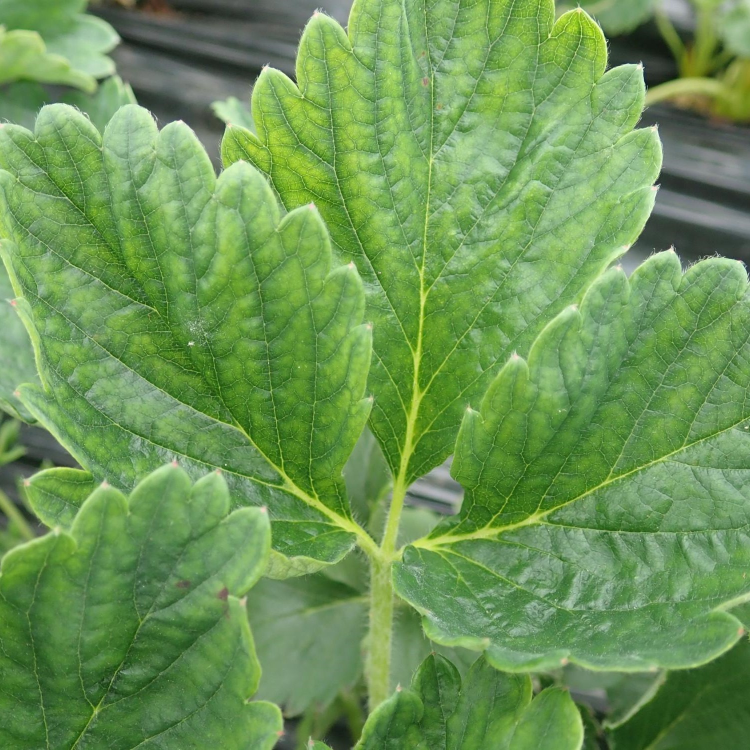
#> input picture test.JPG, 1500 x 1500 px (shown at 1/2 size)
$ python generate_ws1_z_sweep.py
#> lines starting #> are read from the running program, lines starting #| are printed output that depends on the picture
### scripts/generate_assets/_common.py
"""Shared helpers for the documentation asset generators.

Every generator in this directory is deterministic: fixed ``z``, fixed
aperture, fixed seeds, no wall-clock or random state. Re-running them
reproduces byte-identical figures.

Paths are always resolved relative to the repository root, so the scripts work
from any working directory and contain no absolute paths.
"""

from pathlib import Path

import matplotlib

matplotlib.use("Agg")  # headless: never opens a window

import matplotlib.pyplot as plt  # noqa: E402
import numpy as np  # noqa: E402
from PIL import Image  # noqa: E402

REPO_ROOT = Path(__file__).resolve().parents[2]
ASSETS = REPO_ROOT / "docs" / "assets"
SAMPLE = REPO_ROOT / "test.JPG"

#: Figures are rendered at this resolution unless a script overrides it.
#: ~96 dpi keeps every figure around 1000-1200 px wide, which is more than
#: GitHub renders, while keeping the files small.
DPI = 96

#: Parameters shared across figures so the docs tell a consistent story.
SIZE = 512
Z_DEMO = 41.0
APERTURE_DEMO = 0.01

_STYLE = {
    "figure.facecolor": "white",
    "savefig.facecolor": "white",
    "axes.titlesize": 10,
    "axes.labelsize": 9,
    "font.size": 9,
    "figure.dpi": DPI,
    "savefig.dpi": DPI,
    "savefig.bbox": "tight",
    "savefig.pad_inches": 0.15,
}


def use_style():
    plt.rcParams.update(_STYLE)


def sample_image(size=SIZE):
    """Load the bundled sample as an RGB PIL image.

    Falls back to a deterministic synthetic texture if the sample is missing,
    so the generators never hard-fail on a fresh checkout.
    """
#> called with size = 512
    if SAMPLE.exists():
        return Image.open(SAMPLE).convert("RGB").resize((size, size))
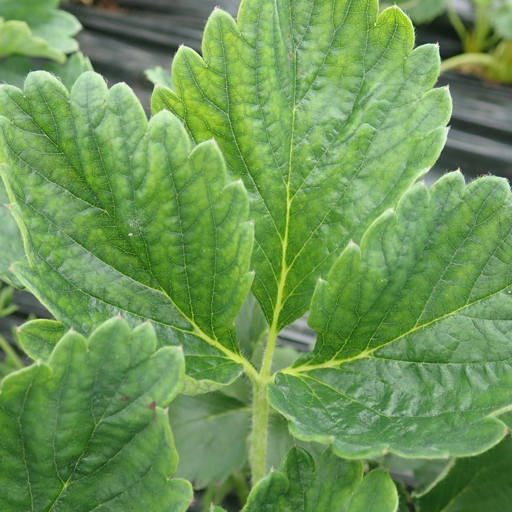
#> returned value: PIL image 512x512 RGB; mean R, G, B 107.9, 149.7, 85.1
    rng = np.random.default_rng(0)
    xs, ys = np.meshgrid(np.arange(size), np.arange(size), indexing="xy")
    base = (
        128
        + 60 * np.sin(xs / 23.0)
        + 40 * np.cos(ys / 17.0)
        + rng.normal(0, 12, (size, size))
    )
    stack = np.dstack([base, base * 0.85 + 20, base * 0.7 + 35])
    return Image.fromarray(np.clip(stack, 0, 255).astype(np.uint8), "RGB")


# [6 lines left out: function log_spectrum, not called in this run]


def show(ax, data, title=None, cmap=None, vmin=None, vmax=None):
    """Draw an image panel with no ticks."""
    handle = ax.imshow(data, cmap=cmap, vmin=vmin, vmax=vmax, interpolation="nearest")
    ax.set_xticks([])
    ax.set_yticks([])
    if title:
        ax.set_title(title)
    return handle


def save(fig, name):
    """Save into docs/assets, re-compress, and report the resulting size."""
    ASSETS.mkdir(parents=True, exist_ok=True)
    path = ASSETS / name
    fig.savefig(path)
    plt.close(fig)

    # matplotlib's PNG writer leaves a lot on the table; a re-save with
    # optimize=True typically removes 15-25% with no quality change.
    with Image.open(path) as rendered:
        rendered.load()
        rendered.save(path, format="PNG", optimize=True)

    size_kb = path.stat().st_size / 1024
    rel = path.relative_to(REPO_ROOT)
    with Image.open(path) as check:
        width, height = check.size
    print(f"  wrote {rel}  ({size_kb:.0f} KB, {width}x{height})")
    return path

### src/waveshift/augmentation.py
"""Public Waveshift API: :class:`WaveShift` and :func:`waveshift`.

Compatibility modes
-------------------
``modern`` (default)
    Centered coordinate grid, safe clipping to ``[0, 255]`` before the uint8
    cast, works on grayscale, RGB, rectangular and square images.

``legacy``
    Reproduces the published GitHub snapshot: off-centre coordinate grid, the
    checkerboard FFT convention, and uint8 **wraparound** instead of clipping.
    Exact reproduction is guaranteed for square RGB uint8 input, which is what
    the papers used.

Randomness
----------
The modern API never touches global RNG state. ``seed`` creates a private
``numpy.random.Generator``, so results are unaffected by ``random.seed``,
``np.random.seed`` or ``torch.manual_seed``. Pass ``seed`` for reproducibility;
pass fixed ``z`` (and ``aperture``) for a fully deterministic transform.

Under a PyTorch ``DataLoader`` with multiple workers, give each worker its own
``WaveShift(seed=...)`` (or leave ``seed=None`` for independent entropy per
worker) rather than relying on ``torch.manual_seed``.
"""

import numpy as np

from .fft import centered_fft2, centered_ifft2, check_compatibility
from .propagators import (
    WAVELENGTH_GRAY,
    WAVELENGTHS_RGB,
    ws1_propagator,
    ws2_propagator,
)

__all__ = ["WaveShift", "waveshift"]

VERSIONS = ("ws1", "ws2")

#: Default aperture coefficient for WS2, matching the published default.
DEFAULT_APERTURE = 0.01

try:  # Pillow is a hard dependency, but keep the import defensive and local.
    from PIL import Image

    _PIL_AVAILABLE = True
except ImportError:  # pragma: no cover
    Image = None
    _PIL_AVAILABLE = False


# ---------------------------------------------------------------------------
# Image plumbing
# ---------------------------------------------------------------------------

def _is_pil(image):
    return _PIL_AVAILABLE and isinstance(image, Image.Image)


def _decompose(image):
    """Normalize any supported input to ``(planes, rebuild)``.

    ``planes`` is a list of 2-D float arrays to propagate. ``rebuild`` takes a
    list of processed 2-D float arrays and returns an object matching the
    original input's type, shape and dtype.

    Supported: PIL images (L, RGB, RGBA and anything convertible) and NumPy
    arrays that are 2-D, ``(H, W, 1)``, ``(H, W, 3)`` or ``(H, W, 4)``.
    An RGBA alpha channel is carried through unchanged.
    """
    if _is_pil(image):
        return _decompose_pil(image)
    if isinstance(image, np.ndarray):
        return _decompose_array(image)
    raise TypeError(
        "image must be a PIL.Image or a NumPy array, got "
        f"{type(image).__name__}"
    )


def _decompose_pil(image):
    mode = image.mode
    if mode not in ("L", "RGB", "RGBA"):
        # Palette, CMYK, 16-bit and friends: convert to the nearest supported
        # mode rather than failing, and say so in the returned mode.
        mode = "RGBA" if "A" in image.getbands() else "RGB"
        image = image.convert(mode)

    array = np.asarray(image)
    if mode == "L":
        planes = [array.astype(float)]
        alpha = None
    else:
        planes = [array[..., i].astype(float) for i in range(3)]
        alpha = array[..., 3] if mode == "RGBA" else None

    def rebuild(processed, compatibility):
        stacked = _to_uint8_stack(processed, compatibility)
        if mode == "L":
            return Image.fromarray(stacked[..., 0], mode="L")
        if alpha is None:
            return Image.fromarray(stacked, mode="RGB")
        return Image.fromarray(
            np.dstack([stacked, alpha]).astype(np.uint8), mode="RGBA"
        )

    return planes, rebuild


# [37 lines left out: function _decompose_array, not called in this run]


def _to_uint8_stack(processed, compatibility):
    """Cast propagated magnitudes to uint8.

    ``legacy``
        Bare ``.astype(np.uint8)``: truncates *and wraps*, so 259.4 becomes 3.
        This loses occasional highlight pixels, but it is what produced the
        published results, so it is preserved exactly.

    ``modern``
        Clip to ``[0, 255]`` first, so an over-range highlight saturates to
        white instead of wrapping to black.
    """
    if compatibility == "modern":
        processed = [np.clip(p, 0.0, 255.0) for p in processed]
    return np.dstack([p.astype(np.uint8) for p in processed])


def _wavelengths_for(n_planes):
    if n_planes == 1:
        return (WAVELENGTH_GRAY,)
    return WAVELENGTHS_RGB[:n_planes]


# ---------------------------------------------------------------------------
# Core computation
# ---------------------------------------------------------------------------

def _propagate_plane(plane, wavelength, version, z, aperture, compatibility):
    shape = plane.shape
    if version == "ws1":
        propagator = ws1_propagator(
            shape, wavelength, z, compatibility=compatibility
        )
    else:
        propagator = ws2_propagator(
            shape, wavelength, z, aperture, compatibility=compatibility
        )

    spectrum = centered_fft2(plane, compatibility=compatibility)
    # The raw magnitude is returned unmodified; clipping vs wraparound is
    # decided at the uint8 cast, so float inputs stay untouched.
    return np.abs(
        centered_ifft2(spectrum * propagator, compatibility=compatibility)
    )


def _validate_version(version):
    if version not in VERSIONS:
        raise ValueError(
            f"version must be one of {VERSIONS}, got {version!r}. "
            "Use 'ws1' for the IEEE Access method or 'ws2' for the "
            "aperture-controlled Electronics method."
        )
    return version


def _resolve_range(value, value_range, name, rng):
    """Pick a scalar from ``value`` or sample it from ``value_range``."""
    if value is not None and value_range is not None:
        raise ValueError(f"pass either {name} or {name}_range, not both")
    if value is not None:
        return float(value)
    if value_range is None:
        return None
    try:
        low, high = value_range
    except (TypeError, ValueError):
        raise ValueError(
            f"{name}_range must be a (low, high) pair, got {value_range!r}"
        ) from None
    low, high = float(low), float(high)
    if low > high:
        raise ValueError(f"{name}_range low must not exceed high, got {(low, high)}")
    if low == high:
        return low
    return float(rng.uniform(low, high))


# ---------------------------------------------------------------------------
# Public API
# ---------------------------------------------------------------------------

class WaveShift:
    """Physics-driven Waveshift augmentation.

    Parameters
    ----------
    version : {"ws1", "ws2"}
        ``ws1`` applies phase-only Fresnel propagation (IEEE Access 2025).
        ``ws2`` additionally applies an Airy-disk aperture envelope
        (Electronics 2025).
    z, z_range : float or (float, float), optional
        Propagation distance. Give ``z`` for a fixed value or ``z_range`` to
        sample uniformly per call. Defaults to ``z_range=(1, 41)``.
    aperture, aperture_range : float or (float, float), optional
        WS2 aperture coefficient ``R``. Ignored by WS1, which raises if either
        is set, so that a mistaken WS1 call does not silently drop the
        aperture. Defaults to ``aperture=0.01`` for WS2.
    seed : int, optional
        Seed for the private RNG used to sample ``z`` and ``aperture``. Global
        RNG state is never read or written.
    compatibility : {"modern", "legacy"}
        ``modern`` clips before the uint8 cast and uses a centered grid.
        ``legacy`` reproduces the published snapshot exactly.
    output : {"same", "pil", "numpy"}
        ``same`` returns the input type. ``pil`` and ``numpy`` force a type.

    Examples
    --------
    >>> transform = WaveShift(version="ws1", z_range=(1, 41), seed=0)
    >>> augmented = transform(image)                      # doctest: +SKIP
    """

    def __init__(
        self,
        version="ws1",
        z=None,
        z_range=None,
        aperture=None,
        aperture_range=None,
        seed=None,
        compatibility="modern",
        output="same",
    ):
        self.version = _validate_version(version)
        check_compatibility(compatibility)
        if output not in ("same", "pil", "numpy"):
            raise ValueError(
                f"output must be 'same', 'pil' or 'numpy', got {output!r}"
            )

        if version == "ws1" and (aperture is not None or aperture_range is not None):
            raise ValueError(
                "WS1 has no aperture parameter; use version='ws2' to control "
                "the aperture, or drop the aperture argument."
            )
        if version == "ws2" and aperture is None and aperture_range is None:
            aperture = DEFAULT_APERTURE
        if z is None and z_range is None:
            z_range = (1.0, 41.0)

        self.z = z
        self.z_range = z_range
        self.aperture = aperture
        self.aperture_range = aperture_range
        self.compatibility = compatibility
        self.output = output
        self.seed = seed
        self._rng = np.random.default_rng(seed)

    # [10 lines left out: function __repr__, not called in this run]

    def sample_parameters(self):
        """Draw the ``(z, aperture)`` pair this call will use."""
        z = _resolve_range(self.z, self.z_range, "z", self._rng)
        if self.version == "ws1":
            return z, None
        aperture = _resolve_range(
            self.aperture, self.aperture_range, "aperture", self._rng
        )
        return z, aperture

    def __call__(self, image):
        z, aperture = self.sample_parameters()
        planes, rebuild = _decompose(image)
        wavelengths = _wavelengths_for(len(planes))

        processed = [
            _propagate_plane(
                plane, wavelength, self.version, z, aperture, self.compatibility
            )
            for plane, wavelength in zip(planes, wavelengths)
        ]

        result = rebuild(processed, self.compatibility)
        return _coerce_output(result, self.output, image)


def _coerce_output(result, output, original):
    if output == "same":
        return result
    if output == "numpy":
        return np.asarray(result)
    if not _PIL_AVAILABLE:  # pragma: no cover
        raise RuntimeError("Pillow is required for output='pil'")
    if _is_pil(result):
        return result
    array = np.asarray(result)
    if array.dtype != np.uint8:
        raise ValueError(
            "output='pil' requires uint8 data; got dtype "
            f"{array.dtype}. Convert the input to uint8 first."
        )
    if array.ndim == 2:
        return Image.fromarray(array, mode="L")
    if array.shape[2] == 1:
        return Image.fromarray(array[..., 0], mode="L")
    return Image.fromarray(array, mode="RGB" if array.shape[2] == 3 else "RGBA")


def waveshift(
    image,
    version="ws1",
    z=None,
    aperture=None,
    compatibility="modern",
    output="same",
    seed=None,
):
    """Apply Waveshift once, functionally.

    A thin wrapper over :class:`WaveShift` for deterministic one-shot use.

    Examples
    --------
    >>> out = waveshift(image, version="ws2", z=41, aperture=0.01)  # doctest: +SKIP
    """
    transform = WaveShift(
        version=version,
        z=z,
        aperture=aperture,
        seed=seed,
        compatibility=compatibility,
        output=output,
    )
    return transform(image)

### src/waveshift/propagators.py
"""Fourier-domain propagators for Waveshift.

WS1 (``ws1_propagator``) is the paraxial Fresnel transfer function for
spherical waves::

    p(u, v) = exp(-i * pi * wavelength * z * (u^2 + v^2))

WS2 (``ws2_propagator``) multiplies that phase by an Airy-disk intensity
envelope for a circular aperture of coefficient ``R``::

    A(u, v) = (2 * J1(R * r) / (R * r))^2,    r = sqrt(u^2 + v^2)
    q(u, v) = A(u, v) * p(u, v)

Units
-----
``u`` and ``v`` are **integer pixel indices**, not calibrated spatial
frequencies: there is no pixel pitch ``dx`` in the expression. The physical
Fresnel kernel would use ``f = u / (N * dx)``. Consequently ``wavelength * z``
is a *lumped, empirical* parameter and ``R`` has units of 1/pixel. A given
``(z, R)`` therefore produces a different effect at a different image
resolution -- see ``docs/theory.md``.

Coordinate grid
---------------
``modern``
    ``arange(N) - N // 2``  ->  ``[-N/2, N/2 - 1]``, zero on the DC bin.
``legacy``
    ``arange(N) - N // 2 - 1``  ->  ``[-N/2 - 1, N/2 - 2]``.
    One pixel off-centre. This came from transliterating 1-based MATLAB
    indices to 0-based NumPy and is preserved because the published results
    were generated with it.
"""

import numpy as np
from scipy.special import j1

from .fft import check_compatibility

__all__ = ["ws1_propagator", "ws2_propagator", "frequency_grid"]

#: Per-channel wavelengths (metres) used by the papers.
WAVELENGTHS_RGB = (620e-9, 535e-9, 450e-9)

#: Wavelength used when an image has a single channel.
WAVELENGTH_GRAY = 535e-9


def _check_shape(shape):
    try:
        height, width = shape
    except (TypeError, ValueError):
        raise ValueError(
            f"shape must be a (height, width) pair, got {shape!r}"
        ) from None
    height, width = int(height), int(width)
    if height < 1 or width < 1:
        raise ValueError(f"shape must be positive, got {(height, width)}")
    return height, width


def frequency_grid(shape, compatibility="modern"):
    """Return the ``(u, v)`` coordinate grids for ``shape = (height, width)``.

    Both returned arrays have shape ``(height, width)``. ``u`` varies along the
    width (columns), ``v`` along the height (rows). Rectangular shapes are
    handled naturally; square is just a special case.
    """
    check_compatibility(compatibility)
    height, width = _check_shape(shape)

    offset = 1 if compatibility == "legacy" else 0
    v_axis = np.arange(height) - height // 2 - offset
    u_axis = np.arange(width) - width // 2 - offset

    # indexing="ij" keeps the first axis as rows, so no accidental transpose.
    v, u = np.meshgrid(v_axis, u_axis, indexing="ij")
    return u, v


def ws1_propagator(shape, wavelength, z, compatibility="modern"):
    """WS1 propagator: pure phase, unit modulus everywhere.

    Parameters
    ----------
    shape : tuple of int
        ``(height, width)`` of the image being propagated.
    wavelength : float
        Wavelength in metres.
    z : float
        Propagation distance (model units; see module docstring).
    compatibility : {"modern", "legacy"}
        Selects the coordinate grid.
    """
    u, v = frequency_grid(shape, compatibility=compatibility)
    return np.exp(-1j * np.pi * wavelength * (u**2 + v**2) * z)


# [37 lines left out: function ws2_propagator, not called in this run]

### src/waveshift/fft.py
"""Centered 2-D Fourier transforms.

Two conventions live here:

``modern``
    ``fftshift(fft2(ifftshift(x)))`` -- the textbook centered transform. Correct
    for even and odd sizes and for rectangular arrays.

``legacy``
    The published implementation's checkerboard trick, ``f1 * fft2(f1 * x)``
    with ``f1 = (-1)**(i + j)``. For even-sized arrays this is *identical* to
    the modern convention; for odd sizes it differs by a half-sample shift.
    Kept so that ``compatibility="legacy"`` reproduces the original numbers
    bit-for-bit.

Both are exact inverse pairs and both preserve energy
(``sum|x|^2 == sum|X|^2 / (H*W)``).
"""

import numpy as np

__all__ = ["centered_fft2", "centered_ifft2"]

COMPATIBILITY_MODES = ("modern", "legacy")


def check_compatibility(compatibility):
    """Validate a compatibility mode, raising a helpful ValueError."""
    if compatibility not in COMPATIBILITY_MODES:
        raise ValueError(
            f"compatibility must be one of {COMPATIBILITY_MODES}, "
            f"got {compatibility!r}"
        )
    return compatibility


# [5 lines left out: function _checkerboard, not called in this run]


def _as_2d_array(array):
    array = np.asarray(array)
    if array.ndim != 2:
        raise ValueError(f"expected a 2-D array, got shape {array.shape}")
    return array


def centered_fft2(array, compatibility="modern"):
    """Forward centered 2-D FFT.

    Parameters
    ----------
    array : array_like
        Two-dimensional input, shape ``(height, width)``.
    compatibility : {"modern", "legacy"}
        Transform convention; see the module docstring.
    """
    check_compatibility(compatibility)
    array = _as_2d_array(array)

    if compatibility == "legacy":
        f1 = _checkerboard(array.shape, sign=-1)
        return f1 * np.fft.fft2(f1 * array)

    return np.fft.fftshift(np.fft.fft2(np.fft.ifftshift(array)))


def centered_ifft2(array, compatibility="modern"):
    """Inverse centered 2-D FFT."""
    check_compatibility(compatibility)
    array = _as_2d_array(array)

    if compatibility == "legacy":
        f1 = _checkerboard(array.shape, sign=+1)
        return f1 * np.fft.ifft2(f1 * array)

    return np.fft.fftshift(np.fft.ifft2(np.fft.ifftshift(array)))

### scripts/generate_assets/generate_ws1_z_sweep.py
"""WS1: the same image propagated at increasing z.

Top row is the augmented result, bottom row the amplified difference from the
original -- at 512x512 the effect is a few grey levels, so it needs amplifying
to be visible in print.

Concept adapted from `PropagatorS_View.m` / `Data_Augmentation_RGB.py`.

Run:  python scripts/generate_assets/generate_ws1_z_sweep.py
"""

import numpy as np
import matplotlib.pyplot as plt

from waveshift import waveshift

from _common import save, sample_image, show, use_style

Z_VALUES = [1, 11, 21, 31, 41]
GAIN = 6


def main():
    use_style()
    image = sample_image()
    reference = np.asarray(image, dtype=float)

    fig, axes = plt.subplots(2, len(Z_VALUES), figsize=(12.2, 5.3))
    for column, z in enumerate(Z_VALUES):
        augmented = waveshift(image, version="ws1", z=float(z))
        array = np.asarray(augmented, dtype=float)
        rms = float(np.sqrt(np.mean((array - reference) ** 2)))

        show(axes[0, column], augmented, f"z = {z}")
        difference = np.clip(np.abs(array - reference) * GAIN, 0, 255) / 255.0
        show(axes[1, column], difference, f"|difference| x{GAIN}   RMS {rms:.1f}")
#> this loop made 5 passes
#> rms on passes 1 to 5: 0.702, 2.19, 5.29, 7.38, 8.47
#> pass 1, in main, `difference = np.clip(np.abs(array - reference) * GAIN, 0, 255) / 255.0`:
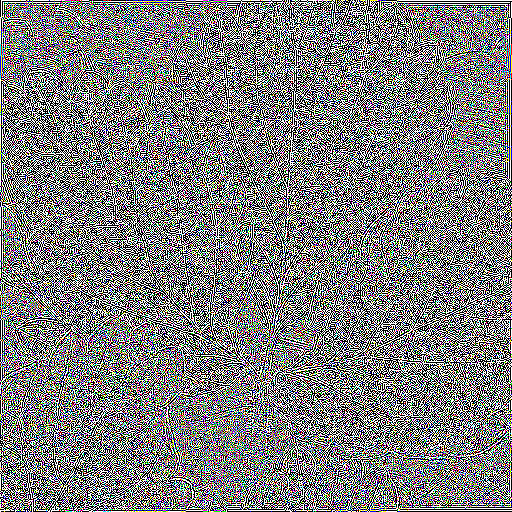
#> difference: shape (512, 512, 3) float64; mean R, G, B 0.0116, 0.0116, 0.0116; drawn with min black and max white
#> pass 2, in _as_2d_array (call 7), `array = np.asarray(array)`:
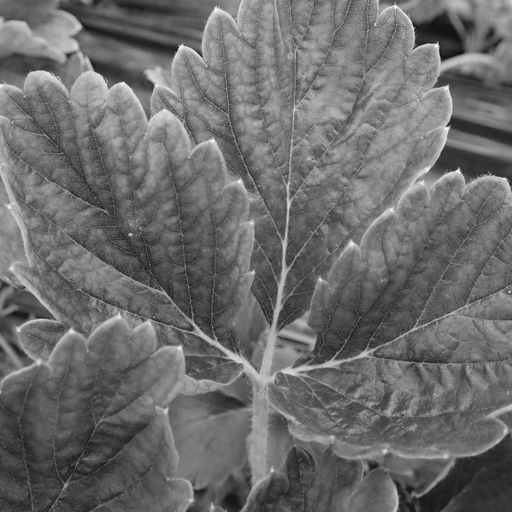
#> array: shape (512, 512) float64; min 6, max 255, mean 107.9

    axes[0, 0].set_ylabel("augmented", fontsize=9)
    axes[1, 0].set_ylabel("difference", fontsize=9)
    fig.suptitle(
        "WS1: phase-only propagation. Larger z shifts the wavefront further, "
        "redistributing detail between colour channels.",
        fontsize=11, y=0.97,
    )
    fig.text(0.5, 0.015,
             "512x512 input. z is in model units, not calibrated metres; its "
             "effect depends on image resolution.",
             ha="center", fontsize=8.5, color="#666666")
    fig.subplots_adjust(wspace=0.06, hspace=0.16, top=0.86, bottom=0.08)
    save(fig, "ws1_z_sweep.png")
#> in save, `fig.savefig(path)`:
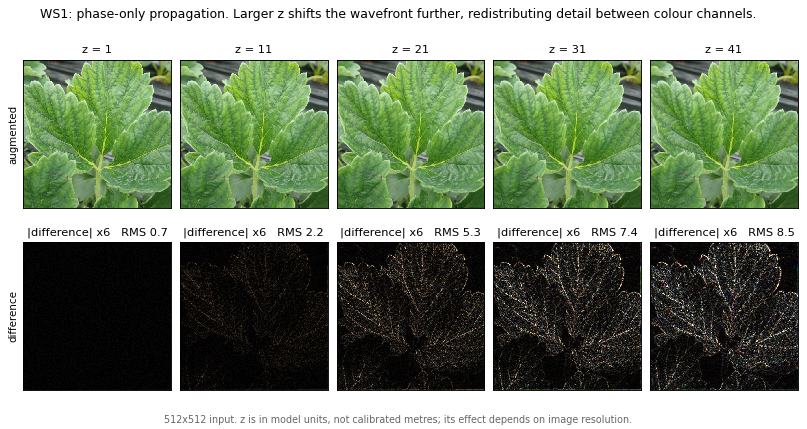
#> figure drawn by matplotlib, 10 panels


if __name__ == "__main__":
#> (the run stopped early here; a loop or call above may not have finished)
